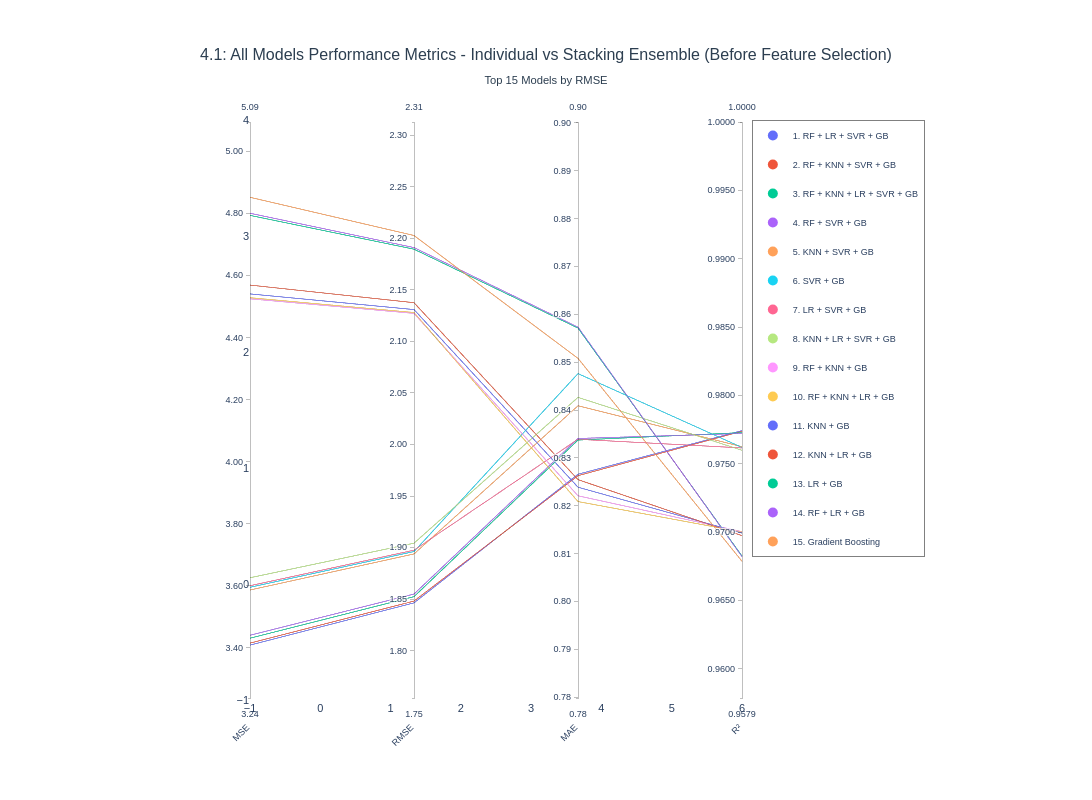

The cell this chart's notebook holds for it:
### Code cell
def plot_parallel_coordinates_all_models(
    results_df, 
    y_test,
    rf_pred,
    gb_pred,
    lr_pred,
    knn_pred,
    svr_pred,
    title="All Models Performance Metrics",
    top_n=15
):
    df_plot = results_df.copy()
    
    individual_predictions = {
        'Random Forest': rf_pred,
        'Gradient Boosting': gb_pred,
        'Linear Regression': lr_pred,
        'K-Nearest Neighbors': knn_pred,
        'Support Vector Regression': svr_pred
    }
    
    individual_rows = []
    for model_name, predictions in individual_predictions.items():
        mse = mean_squared_error(y_test, predictions)
        rmse = np.sqrt(mse)
        mae = mean_absolute_error(y_test, predictions)
        r2 = r2_score(y_test, predictions)
        
        individual_rows.append({
            'Base Models': model_name,
            'Num Models': 1,
            'MSE': mse,
            'RMSE': rmse,
            'MAE': mae,
            'R2': r2
        })
    
    df_individual = pd.DataFrame(individual_rows)
    df_plot = pd.concat([df_individual, df_plot], ignore_index=True)
    df_plot = df_plot.nsmallest(top_n, 'RMSE').reset_index(drop=True)
    
    import plotly.express as px
    colors = px.colors.qualitative.Plotly
    n_models = len(df_plot)
    color_mapping = [colors[i % len(colors)] for i in range(n_models)]
    
    fig = go.Figure(data=
        go.Parcoords(
            line=dict(
                color=list(range(n_models)),
                colorscale=[[i/(n_models-1), color_mapping[i]] for i in range(n_models)],
                showscale=False
            ),
            dimensions=[
                dict(
                    range=[df_plot['MSE'].min() * 0.95, df_plot['MSE'].max() * 1.05],
                    label='MSE',
                    values=df_plot['MSE'].tolist(),
                    tickformat='.2f'
                ),
                dict(
                    range=[df_plot['RMSE'].min() * 0.95, df_plot['RMSE'].max() * 1.05],
                    label='RMSE',
                    values=df_plot['RMSE'].tolist(),
                    tickformat='.2f'
                ),
                dict(
                    range=[df_plot['MAE'].min() * 0.95, df_plot['MAE'].max() * 1.05],
                    label='MAE',
                    values=df_plot['MAE'].tolist(),
                    tickformat='.2f'
                ),
                dict(
                    range=[df_plot['R2'].min() - 0.01, 1.0],
                    label='R²',
                    values=df_plot['R2'].tolist(),
                    tickformat='.4f'
                )
            ],
            labelangle=-45,
            labelside='bottom'
        )
    )
    
    fig.update_layout(
        title=dict(
            text=f"{title}<br><sub>Top {top_n} Models by RMSE</sub>",
            font=dict(size=16, family='Arial, sans-serif', color='#2c3e50'),
            x=0.5,
            xanchor='center'
        ),
        plot_bgcolor='white',
        paper_bgcolor='white',
        font=dict(size=11, family='Arial, sans-serif'),
        height=800,
        width=1400,
        margin=dict(l=250, r=350, t=120, b=100),
        hovermode='closest',
        showlegend=True,
        legend=dict(
            orientation="v",
            yanchor="top",
            y=1.0,
            xanchor="left",
            x=1.02,
            bgcolor="rgba(255, 255, 255, 0.95)",
            bordercolor="gray",
            borderwidth=1,
            font=dict(size=9)
        ),
        xaxis=dict(showgrid=False),
        yaxis=dict(showgrid=False)
    )
    
    for i, row in df_plot.iterrows():
        fig.add_trace(go.Scatter(
            x=[None], y=[None],
            mode='markers',
            marker=dict(size=10, color=color_mapping[i]),
            legendgroup=row['Base Models'],
            showlegend=True,
            name=f"{i+1}. {row['Base Models'][:30]}",
            hovertemplate=f"<b>{row['Base Models']}</b><br>" +
                         f"Num Models: {int(row['Num Models'])}<br>" +
                         f"MSE: {row['MSE']:.4f}<br>" +
                         f"RMSE: {row['RMSE']:.4f}<br>" +
                         f"MAE: {row['MAE']:.4f}<br>" +
                         f"R²: {row['R2']:.4f}<br>" +
                         "<extra></extra>"
        ))
    
    return fig

fig_all_models_41 = plot_parallel_coordinates_all_models(
    results_df=results_df,
    y_test=y_test,
    rf_pred=rf_pred,
    gb_pred=gb_pred,
    lr_pred=lr_pred,
    knn_pred=knn_pred,
    svr_pred=svr_pred,
    title="4.1: All Models Performance Metrics - Individual vs Stacking Ensemble (Before Feature Selection)",
    top_n=15
)

fig_all_models_41.show()

### Figure 1 — Plotly figure (JSON) as saved in the notebook; plotly's stock layout.template omitted (floating-point values rounded to 4 significant figures)
{"data": [{"dimensions": [{"label": "MSE", "range": [3.238, 5.095], "tickformat": ".2f", "values": [3.409, 3.415, 3.431, 3.441, 3.587, 3.595, 3.6, 3.626, 4.525, 4.529, 4.541, 4.569, 4.794, 4.801, 4.852]}, {"label": "RMSE", "range": [1.754, 2.313], "tickformat": ".2f", "values": [1.846, 1.848, 1.852, 1.855, 1.894, 1.896, 1.897, 1.904, 2.127, 2.128, 2.131, 2.138, 2.19, 2.191, 2.203]}, {"label": "MAE", "range": [0.7798, 0.9002], "tickformat": ".2f", "values": [0.8266, 0.8263, 0.8337, 0.8341, 0.8409, 0.8476, 0.8339, 0.8427, 0.8221, 0.8209, 0.8239, 0.8255, 0.8571, 0.8573, 0.8508]}, {"label": "R²", "range": [0.9579, 1], "tickformat": ".4f", "values": [0.9774, 0.9774, 0.9773, 0.9772, 0.9763, 0.9762, 0.9762, 0.976, 0.97, 0.97, 0.9699, 0.9697, 0.9683, 0.9682, 0.9679]}], "labelangle": -45, "labelside": "bottom", "line": {"color": [0, 1, 2, 3, 4, 5, 6, 7, 8, 9, 10, 11, 12, 13, 14], "colorscale": [[0, "#636EFA"], [0.07143, "#EF553B"], [0.1429, "#00CC96"], [0.2143, "#AB63FA"], [0.2857, "#FFA15A"], [0.3571, "#19D3F3"], [0.4286, "#FF6692"], [0.5, "#B6E880"], [0.5714, "#FF97FF"], [0.6429, "#FECB52"], [0.7143, "#636EFA"], [0.7857, "#EF553B"], [0.8571, "#00CC96"], [0.9286, "#AB63FA"], [1, "#FFA15A"]], "showscale": false}, "type": "parcoords"}, {"hovertemplate": "<b>RF + LR + SVR + GB</b><br>Num Models: 4<br>MSE: 3.4089<br>RMSE: 1.8463<br>MAE: 0.8266<br>R²: 0.9774<br><extra></extra>", "legendgroup": "RF + LR + SVR + GB", "marker": {"color": "#636EFA", "size": 10}, "mode": "markers", "name": "1. RF + LR + SVR + GB", "showlegend": true, "type": "scatter", "x": [null], "y": [null]}, {"hovertemplate": "<b>RF + KNN + SVR + GB</b><br>Num Models: 4<br>MSE: 3.4154<br>RMSE: 1.8481<br>MAE: 0.8263<br>R²: 0.9774<br><extra></extra>", "legendgroup": "RF + KNN + SVR + GB", "marker": {"color": "#EF553B", "size": 10}, "mode": "markers", "name": "2. RF + KNN + SVR + GB", "showlegend": true, "type": "scatter", "x": [null], "y": [null]}, {"hovertemplate": "<b>RF + KNN + LR + SVR + GB</b><br>Num Models: 5<br>MSE: 3.4312<br>RMSE: 1.8524<br>MAE: 0.8337<br>R²: 0.9773<br><extra></extra>", "legendgroup": "RF + KNN + LR + SVR + GB", "marker": {"color": "#00CC96", "size": 10}, "mode": "markers", "name": "3. RF + KNN + LR + SVR + GB", "showlegend": true, "type": "scatter", "x": [null], "y": [null]}, {"hovertemplate": "<b>RF + SVR + GB</b><br>Num Models: 3<br>MSE: 3.4407<br>RMSE: 1.8549<br>MAE: 0.8341<br>R²: 0.9772<br><extra></extra>", "legendgroup": "RF + SVR + GB", "marker": {"color": "#AB63FA", "size": 10}, "mode": "markers", "name": "4. RF + SVR + GB", "showlegend": true, "type": "scatter", "x": [null], "y": [null]}, {"hovertemplate": "<b>KNN + SVR + GB</b><br>Num Models: 3<br>MSE: 3.5865<br>RMSE: 1.8938<br>MAE: 0.8409<br>R²: 0.9763<br><extra></extra>", "legendgroup": "KNN + SVR + GB", "marker": {"color": "#FFA15A", "size": 10}, "mode": "markers", "name": "5. KNN + SVR + GB", "showlegend": true, "type": "scatter", "x": [null], "y": [null]}, {"hovertemplate": "<b>SVR + GB</b><br>Num Models: 2<br>MSE: 3.5953<br>RMSE: 1.8961<br>MAE: 0.8476<br>R²: 0.9762<br><extra></extra>", "legendgroup": "SVR + GB", "marker": {"color": "#19D3F3", "size": 10}, "mode": "markers", "name": "6. SVR + GB", "showlegend": true, "type": "scatter", "x": [null], "y": [null]}, {"hovertemplate": "<b>LR + SVR + GB</b><br>Num Models: 3<br>MSE: 3.6004<br>RMSE: 1.8975<br>MAE: 0.8339<br>R²: 0.9762<br><extra></extra>", "legendgroup": "LR + SVR + GB", "marker": {"color": "#FF6692", "size": 10}, "mode": "markers", "name": "7. LR + SVR + GB", "showlegend": true, "type": "scatter", "x": [null], "y": [null]}, {"hovertemplate": "<b>KNN + LR + SVR + GB</b><br>Num Models: 4<br>MSE: 3.6261<br>RMSE: 1.9042<br>MAE: 0.8427<br>R²: 0.9760<br><extra></extra>", "legendgroup": "KNN + LR + SVR + GB", "marker": {"color": "#B6E880", "size": 10}, "mode": "markers", "name": "8. KNN + LR + SVR + GB", "showlegend": true, "type": "scatter", "x": [null], "y": [null]}, {"hovertemplate": "<b>RF + KNN + GB</b><br>Num Models: 3<br>MSE: 4.5251<br>RMSE: 2.1272<br>MAE: 0.8221<br>R²: 0.9700<br><extra></extra>", "legendgroup": "RF + KNN + GB", "marker": {"color": "#FF97FF", "size": 10}, "mode": "markers", "name": "9. RF + KNN + GB", "showlegend": true, "type": "scatter", "x": [null], "y": [null]}, {"hovertemplate": "<b>RF + KNN + LR + GB</b><br>Num Models: 4<br>MSE: 4.5286<br>RMSE: 2.1280<br>MAE: 0.8209<br>R²: 0.9700<br><extra></extra>", "legendgroup": "RF + KNN + LR + GB", "marker": {"color": "#FECB52", "size": 10}, "mode": "markers", "name": "10. RF + KNN + LR + GB", "showlegend": true, "type": "scatter", "x": [null], "y": [null]}, {"hovertemplate": "<b>KNN + GB</b><br>Num Models: 2<br>MSE: 4.5409<br>RMSE: 2.1309<br>MAE: 0.8239<br>R²: 0.9699<br><extra></extra>", "legendgroup": "KNN + GB", "marker": {"color": "#636EFA", "size": 10}, "mode": "markers", "name": "11. KNN + GB", "showlegend": true, "type": "scatter", "x": [null], "y": [null]}, {"hovertemplate": "<b>KNN + LR + GB</b><br>Num Models: 3<br>MSE: 4.5694<br>RMSE: 2.1376<br>MAE: 0.8255<br>R²: 0.9697<br><extra></extra>", "legendgroup": "KNN + LR + GB", "marker": {"color": "#EF553B", "size": 10}, "mode": "markers", "name": "12. KNN + LR + GB", "showlegend": true, "type": "scatter", "x": [null], "y": [null]}, {"hovertemplate": "<b>LR + GB</b><br>Num Models: 2<br>MSE: 4.7940<br>RMSE: 2.1895<br>MAE: 0.8571<br>R²: 0.9683<br><extra></extra>", "legendgroup": "LR + GB", "marker": {"color": "#00CC96", "size": 10}, "mode": "markers", "name": "13. LR + GB", "showlegend": true, "type": "scatter", "x": [null], "y": [null]}, {"hovertemplate": "<b>RF + LR + GB</b><br>Num Models: 3<br>MSE: 4.8009<br>RMSE: 2.1911<br>MAE: 0.8573<br>R²: 0.9682<br><extra></extra>", "legendgroup": "RF + LR + GB", "marker": {"color": "#AB63FA", "size": 10}, "mode": "markers", "name": "14. RF + LR + GB", "showlegend": true, "type": "scatter", "x": [null], "y": [null]}, {"hovertemplate": "<b>Gradient Boosting</b><br>Num Models: 1<br>MSE: 4.8523<br>RMSE: 2.2028<br>MAE: 0.8508<br>R²: 0.9679<br><extra></extra>", "legendgroup": "Gradient Boosting", "marker": {"color": "#FFA15A", "size": 10}, "mode": "markers", "name": "15. Gradient Boosting", "showlegend": true, "type": "scatter", "x": [null], "y": [null]}], "layout": {"font": {"family": "Arial, sans-serif", "size": 11}, "height": 800, "hovermode": "closest", "legend": {"bgcolor": "rgba(255, 255, 255, 0.95)", "bordercolor": "gray", "borderwidth": 1, "font": {"size": 9}, "orientation": "v", "x": 1.02, "xanchor": "left", "y": 1, "yanchor": "top"}, "margin": {"b": 100, "l": 250, "r": 350, "t": 120}, "paper_bgcolor": "white", "plot_bgcolor": "white", "showlegend": true, "title": {"font": {"color": "#2c3e50", "family": "Arial, sans-serif", "size": 16}, "text": "4.1: All Models Performance Metrics - Individual vs Stacking Ensemble (Before Feature Selection)<br><sub>Top 15 Models by RMSE</sub>", "x": 0.5, "xanchor": "center"}, "width": 1400, "xaxis": {"showgrid": false}, "yaxis": {"showgrid": false}}}
